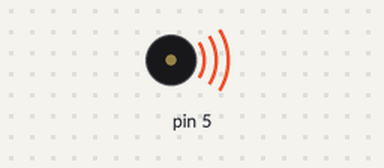
Bench run of a sketch on a simulated Arduino Uno, built with avr-gcc and run on an emulated ATmega328P. Shown: buzzer (waves = sounding).

Above: at 0.15 s.
At 19.3 s:
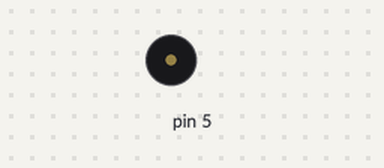
Timing chart, 0 to 31.7 s (numbered marks = the images above):
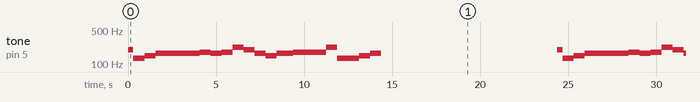

The sketch:

1.ino
```cpp
#define c  131
#define cs 139
#define d  147
#define ds 156
#define e  165
#define f  175
#define fs 185
#define g  196
#define gs 208
#define a  220
#define as 233
#define b  247
#define c2  262
#define cs2 277
#define d2  294
#define ds2 311
#define e2  330
#define f2  349
#define fs2 370
#define g2  392
#define gs2 415
#define a2 440
#define as2 466
#define b2  494
#define WHOLE 1 //全分符
#define HALF 0.5 //半分符
#define QUARTER 0.25
#define EIGHTH 0.125
#define SIXTEENTH 0.0625
int tune[] = { g, c, d, e, e, e, e, f, e, f, a, g, e, d, e, f, f, f, a, c, c, d, e};
float duration[] = { EIGHTH,  QUARTER , QUARTER , QUARTER,  QUARTER, QUARTER, QUARTER, QUARTER, QUARTER, QUARTER, QUARTER, EIGHTH + EIGHTH, QUARTER, QUARTER, QUARTER + EIGHTH,  QUARTER,  QUARTER,  QUARTER,  QUARTER,  QUARTER,  QUARTER, QUARTER,  QUARTER };

int length;
void setup() {
  pinMode(5, OUTPUT);
  length = sizeof(tune) / sizeof(tune[0]);
}

void loop() {
  for (int x=0; x<length; x++) {
      tone(5, tune[x]);
      delay(2500 *duration[x]);
      noTone(5);
       }
   delay(5000);

  delay(5000);

}
```

Measured:
- by itself, tone on pin 5: repeats every 24.4 s: 131 Hz 0.63 s, 147 Hz 0.63 s, 165 Hz 2.5 s, 175 Hz 0.63 s, 165 Hz 0.63 s, 175 Hz 0.63 s, 220 Hz 0.63 s, 196 Hz 0.63 s, 165 Hz 0.63 s, 147 Hz 0.63 s, 165 Hz 0.94 s, 175 Hz 1.9 s, 220 Hz 0.63 s, 131 Hz 1.3 s, 147 Hz 0.63 s, 165 Hz 0.63 s, silent 10.0 s, 196 Hz 0.31 s
